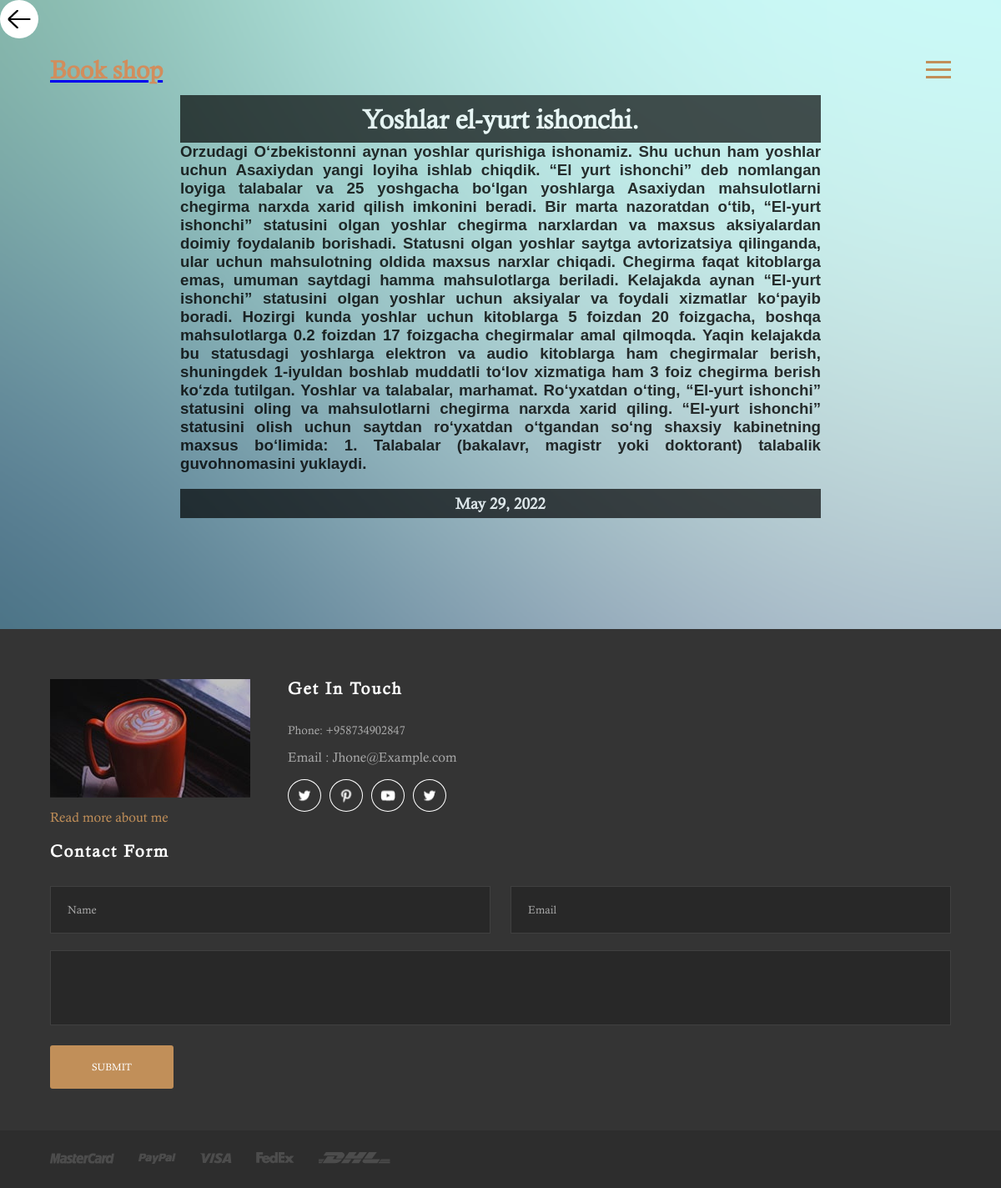
Screenshot of /news/4/ with the database file from the repository.
### book/models.py (models this page shows, shortened)
class NewsPageModel(models.Model):
    n_title = models.CharField(max_length=300)
    n_author = models.ForeignKey(
        get_user_model(),
        on_delete=models.CASCADE,
    )
    n_date = models.DateField()
    n_body = models.TextField()
    n_image = models.ImageField(upload_to='images_news/', blank=True)

### book/views.py (the view)
# urls.py: path('news/<int:pk>/', NewsPageDetail.as_view(), name='news_detail'),
class NewsPageDetail(DetailView):
    model = NewsPageModel
    template_name = 'news_page_detail.html'

### templates/news_page_detail.html (shortened to what this page needs)
<!DOCTYPE html>
<html lang="en">
<a href="{% url 'news' %}"><img class="back" src="/static/images/left-arrow.png"></a>
<head>
	<link rel="stylesheet" href="/static/css/style.css">
	<link rel="stylesheet" href="/static/css/slick.css">
</head>
<body>
	<nav class="site-navigation">
		<div class="site-navigation-inner site-container" >
			<a href="/"><h1 style="color: rgb(210, 141, 92); font-size: 30px;">Book shop</h1></a>
			<div id="myBtn" class="burger-container" onclick="myFunction(this)">
				<div class="bar1"></div>
				<div class="bar2"></div>
				<div class="bar3"></div>
			</div>
		</div>
	</nav>
    <br><br>
<center>
    <br><br><br>
    <div class="inner">
        <br>
        <h1 class="title">{{ object.n_title }}</h1>
        <h3 class="body">{{ object.n_body }}</h3>
        <br>
        <h3 class="date">{{ object.n_date }}</h3>
        <br><br><br>
    </div>
</center>
<br><br><br><br>
	<footer class="site-footer">
		<div class="site-container">
			<div class="footer-inner">
				<div class="footer-info">
					<div class="footer-info__left">
						<img src="/static/images/footer-img.jpg" alt="about me image">
						<p>Read more about me</p>
					</div>
					<div class="footer-info__right">
						<h5>Get In Touch</h5>
						<p class="footer-phone">Phone: +958734902847</p>
						<p>Email : Jhone@Example.com</p>
						<div class="social-icons">
							<a href="#" target="_blank"><img src="/static/images/social-twitter.png" alt="social icon"></a>
							<a href="#" target="_blank"><img src="/static/images/social-pinterest.png" alt="social icon"></a>
							<a href="#" target="_blank"><img src="/static/images/social-youtube.png" alt="social icon"></a>
							<a href="#" target="_blank"><img src="/static/images/social-twitter.png" alt="social icon"></a>
						</div>
					</div>
				</div>
				<div class="footer-contact-form">
					<h5>Contact Form</h5>
					<form class="contact-form">
						<div class="contact-form__input">
							<input type="text" name="name" placeholder="Name">
							<input type="email" name="email" placeholder="Email">
						</div>
						<textarea></textarea>
						<input type="submit" name="submit" value="Submit" class="submit-button">
					</form>
				</div>
			</div>
		</div>
		<div class="footer-bottom">
			<div class="site-container footer-bottom-inner">
				<div class="footer-bottom__img">
					<img src="/static/images/footer-mastercard.png" alt="footer image">
					<img src="/static/images/footer-paypal.png" alt="footer image">
					<img src="/static/images/footer-visa.png" alt="footer image">
					<img src="/static/images/footer-fedex.png" alt="footer image">
					<img src="/static/images/footer-dhl.png" alt="footer image">
				</div>
			</div>
		</div>
	</footer>
</body>
</html>

### static/css/style.css (style rules this page uses)
* { margin: 0; padding: 0; font-family: "Calisto-MT"; }
.site-container { width: 1115px; margin: 0 auto; }
@media (max-width: 1250px) { .site-container { width: 90%; } }
.site-navigation { position: absolute; top: 4.6%; width: 100%; z-index: 2; }
.site-navigation-inner { display: flex; align-items: center; justify-content: space-between; }
.burger-container { cursor: pointer; z-index: 3; }
.bar1, .bar2, .bar3 { width: 30px; height: 3px; background-color: #c18f59; margin: 6px 0; transition: 0.4s; }
.social-icons a { position: relative; border: 1px solid white; border-radius: 50%; padding: 13px 23px; margin-right: 10px; transition: 0.3s ease; }
.social-icons img { position: absolute; left: 50%; top: 50%; transform: translate(-50%, -50%); }
.site-footer { padding-top: 120px; background-color: #343434; }
@media (max-width: 1250px) { .site-footer { padding-top: 60px; } }
.footer-inner { display: flex; justify-content: space-between; padding-bottom: 95px; }
.footer-inner h5 { margin-bottom: 30px; font-size: 20px; letter-spacing: 2px; color: #fff; }
@media (max-width: 1250px) { .footer-inner { padding-bottom: 50px; flex-direction: column; align-items: center; } }
.footer-info { width: 50%; display: flex; }
.footer-info .footer-info__left { margin-right: 45px; }
.footer-info .footer-info__left img { margin-bottom: 10px; }
.footer-info .footer-info__left p { color: #c18f59; }
.footer-info .footer-info__right p { margin-bottom: 15px; color: #aaa; }
.footer-info .footer-info__right .footer-phone { font-size: 14px; }
.footer-info .footer-info__right .social-icons { margin-top: 27px; }
.footer-info .footer-info__right .social-icons a { padding: 9px 19px; }
@media (max-width: 1250px) { .footer-info { width: 100%; margin-bottom: 20px; } }
.footer-contact-form { width: 50%; }
.footer-contact-form .contact-form__input { display: flex; justify-content: space-between; margin-bottom: 20px; }
.footer-contact-form .contact-form__input input { width: 40%; padding: 20px; border: 1px solid #404040; background-color: #282828; color: #c18f59; }
.footer-contact-form .contact-form__input input::placeholder { color: #aaa; }
@media (max-width: 1250px) { .footer-contact-form .contact-form__input input { width: 45%; } }
.footer-contact-form textarea { box-sizing: border-box; height: 90px; width: 100%; margin-bottom: 20px; padding: 20px; border: 1px solid #404040; background-color: #282828; resize: none; color: #c18f59; }
.footer-contact-form .submit-button { padding: 19px 50px; text-transform: uppercase; font-size: 12px; color: #fff; background-color: #c18f59; border: none; border-radius: 3px; cursor: pointer; transition: 0.3s ease; }
@media (max-width: 1250px) { .footer-contact-form { width: 100%; } }
.footer-bottom { padding: 25px 0; background-color: #2d2d2d; }
.footer-bottom-inner { display: flex; justify-content: space-between; }
.footer-bottom-inner .footer-bottom__img img { margin-right: 25px; }
.footer-bottom-inner .footer-bottom__img img:last-child { margin-right: 0; }

### templates/news_page_detail.html (style rules this page uses)
body { background-image: url('/static/images/back_image.jpg'); background-size: cover; background-position: fixed; }
.body { width: 80%; text-align: justify; font-family: sans-serif; }
.title { background-color: black; color: white; width: 80%; padding: 10px 0; opacity: 85%; }
.inner { width: 80%; height: 100%; opacity: 80%; }
.date { background-color: black; width: 80%; color: white; padding: 7px 0; opacity: 85%; }
.back { background-color: white; width: 3%; position: fixed; border-radius: 50%; padding: 5px; transition: 0.3s ease-in-out; }

### rows the page displays
NewsPageModel: n_title "Yoshlar el-yurt ishonchi.", n_body "Orzudagi Oʻzbekistonni aynan yoshlar qurishiga ishonamiz. Shu uchun ham yoshlar uchun Asaxiydan yangi loyiha ishlab chiqdik. “El yurt ishonchi” deb nomlangan loyiga talabalar va 25 yoshgacha boʻlgan yoshlarga Asaxiydan mahsulotlarni chegirma narxda xarid qilish imkonini beradi. Bir marta nazoratdan oʻtib, “El-yurt ishonchi” statusini olgan yoshlar chegirma narxlardan va maxsus aksiyalardan doimiy foydalanib borishadi. Statusni olgan yoshlar saytga avtorizatsiya qilinganda, ular uchun mahsulotning oldida maxsus narxlar chiqadi. Chegirma faqat kitoblarga emas, umuman saytdagi hamma mahsulotlarga beriladi. Kelajakda aynan “El-yurt ishonchi” statusini olgan yoshlar uchun aksiyalar va foydali…", n_date "May 29, 2022"
